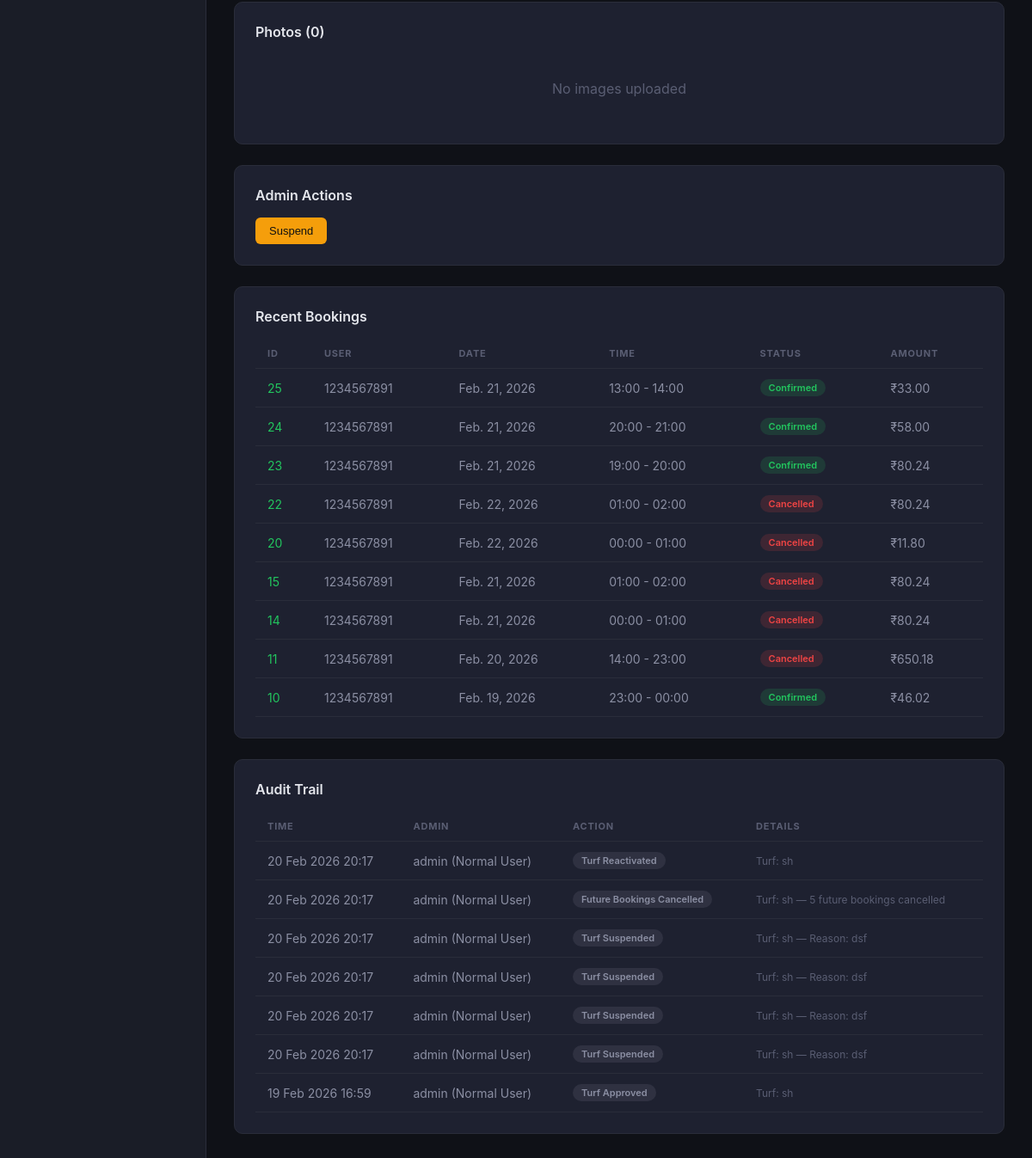
Page /truff-admin/turfs/7/ (signed in, lower part) on the earlier database version.
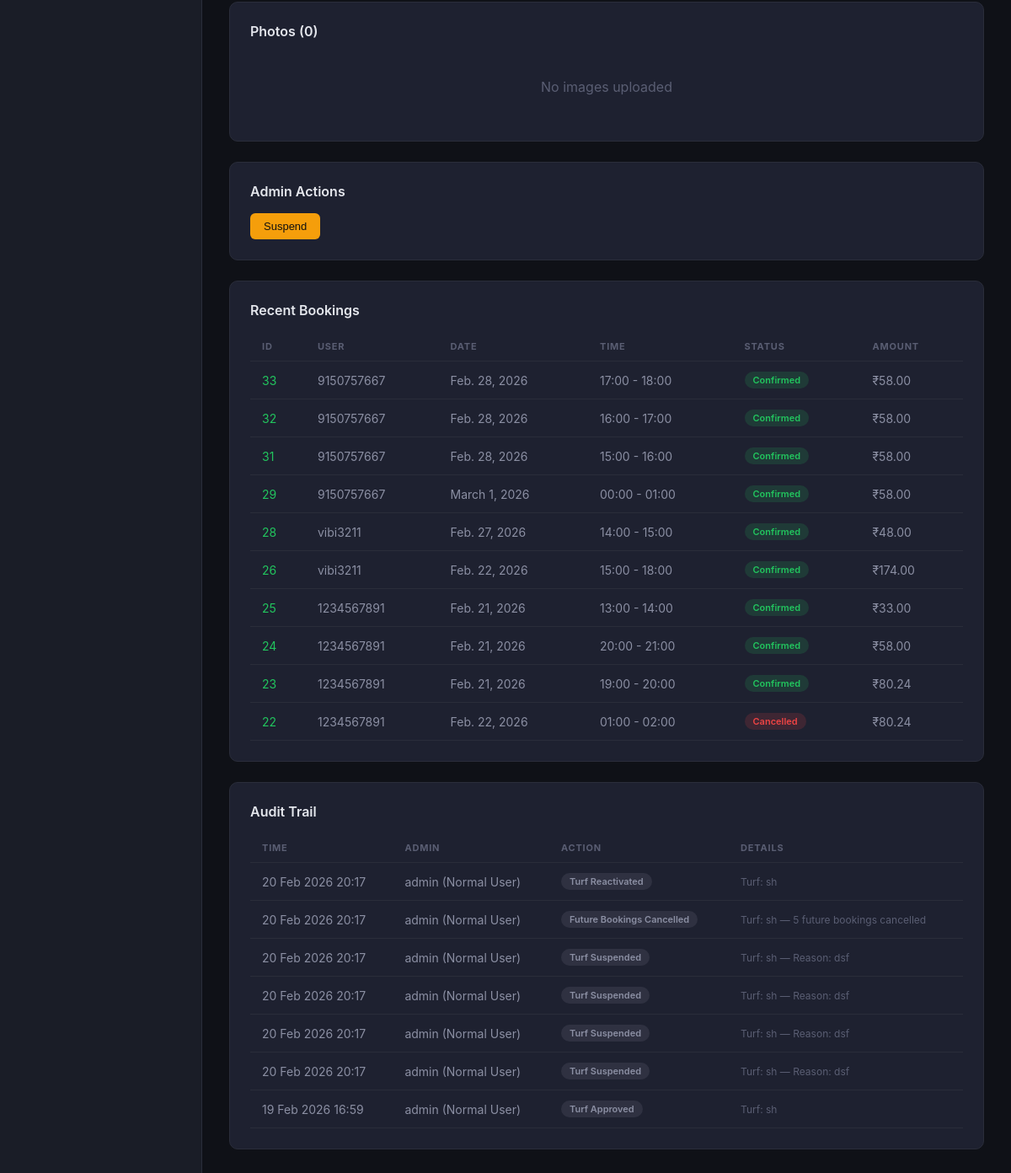
Same page on the later database version.
### bookings/models.py (models this page shows, shortened)
class Booking(models.Model):
    user = models.ForeignKey(
        settings.AUTH_USER_MODEL,
        on_delete=models.CASCADE,
        related_name='bookings',
    )
    turf = models.ForeignKey(
        'turfs.Turf',
        on_delete=models.CASCADE,
        related_name='bookings',
    )
    preview = models.ForeignKey(
        BookingPreview,
        on_delete=models.SET_NULL,
        null=True, blank=True,
        related_name='booking',
    )
    booking_date = models.DateField()
    start_time = models.TimeField()
    end_time = models.TimeField()
    selected_slots = models.JSONField(null=True, blank=True)
    price_per_hour = models.DecimalField(max_digits=10, decimal_places=2, default=Decimal('0.00'))
    total_price = models.DecimalField(max_digits=10, decimal_places=2, default=Decimal('0.00'))
    discount = models.DecimalField(max_digits=10, decimal_places=2, default=Decimal('0.00'))
    final_price = models.DecimalField(max_digits=10, decimal_places=2, default=Decimal('0.00'))
    gst_amount = models.DecimalField(max_digits=10, decimal_places=2, default=Decimal('0.00'))
    commission = models.DecimalField(max_digits=10, decimal_places=2, default=Decimal('0.00'))
    gst_on_commission = models.DecimalField(max_digits=10, decimal_places=2, default=Decimal('0.00'))
    commission_percent = models.DecimalField(max_digits=5, decimal_places=2, default=Decimal('5.00'))
    platform_fee = models.DecimalField(max_digits=10, decimal_places=2, default=Decimal('0.00'))
    gst_on_platform_fee = models.DecimalField(max_digits=10, decimal_places=2, default=Decimal('0.00'))
    platform_revenue = models.DecimalField(max_digits=10, decimal_places=2, default=Decimal('0.00'))
    owner_payout = models.DecimalField(max_digits=10, decimal_places=2, default=Decimal('0.00'))
    payout_status = models.CharField(
        max_length=20,
        choices=PayoutStatus.choices,
        default=PayoutStatus.PENDING,
    )
    is_redeemed = models.BooleanField(default=False)
    credits_used = models.PositiveIntegerField(default=0)
    is_first_booking = models.BooleanField(default=False)
    idempotency_key = models.UUIDField(unique=True, null=True, blank=True)
    booking_status = models.CharField(
        max_length=20,
        choices=BookingStatus.choices,
        default=BookingStatus.PENDING,
    )
    payment_status = models.CharField(
        max_length=20,
        choices=PaymentStatus.choices,
        default=PaymentStatus.PENDING,
    )
    razorpay_order_id = models.CharField(max_length=100, null=True, blank=True, db_index=True)
    razorpay_payment_id = models.CharField(max_length=100, null=True, blank=True)
    razorpay_signature = models.CharField(max_length=200, null=True, blank=True)
    notes = models.TextField(blank=True, null=True)
    cancelled_reason = models.TextField(blank=True, null=True)
    cancelled_at = models.DateTimeField(blank=True, null=True)
    cancelled_by_admin = models.BooleanField(default=False)
    created_at = models.DateTimeField(auto_now_add=True)
    updated_at = models.DateTimeField(auto_now=True)
    class Meta:
        ordering = ['-created_at']
        indexes = [
            models.Index(fields=['user', 'booking_date']),
            models.Index(fields=['turf', 'booking_date']),
            models.Index(fields=['booking_status']),
            models.Index(fields=['idempotency_key']),
        ]

### users/models.py (models this page shows, shortened)
class CustomUser(AbstractUser):
    class UserRole(models.TextChoices):
        USER = 'user', 'Normal User'
        TURF_OWNER = 'turf_owner', 'Turf Owner'
        PLATFORM_ADMIN = 'admin', 'Platform Admin'
    phone_number = models.CharField(max_length=15, blank=True, null=True)
    role = models.CharField(max_length=20, choices=UserRole.choices, default=UserRole.USER)
    profile_picture = models.ImageField(upload_to='profile_pictures/', blank=True, null=True)
    bio = models.TextField(blank=True, null=True)
    is_verified = models.BooleanField(default=False)
    is_phone_verified = models.BooleanField(default=False)
    referral_code = models.CharField(max_length=10, unique=True, null=True, blank=True)
    referred_by = models.ForeignKey(
        'self', null=True, blank=True, on_delete=models.SET_NULL, related_name='referrals'
    )
    referral_click_count = models.IntegerField(default=0)
    referral_install_count = models.IntegerField(default=0)
    referral_cashback_earned = models.DecimalField(max_digits=10, decimal_places=2, default=0)
    total_referrals = models.IntegerField(default=0)
    qualified_referrals = models.IntegerField(default=0)
    wallet_balance = models.DecimalField(max_digits=10, decimal_places=2, default=0)
    referred_by_owner = models.ForeignKey(
        'TurfOwner', null=True, blank=True, on_delete=models.SET_NULL,
        related_name='referred_users',
    )
    total_bookings = models.PositiveIntegerField(default=0)
    total_credits = models.PositiveIntegerField(default=0)
    used_credits = models.PositiveIntegerField(default=0)
    first_booking_completed = models.BooleanField(default=False)
    created_at = models.DateTimeField(auto_now_add=True)
    updated_at = models.DateTimeField(auto_now=True)
    class Meta:
        ordering = ['-created_at']

### truff_admin_panel/models.py (models this page shows, shortened)
class AdminAuditLog(models.Model):
    actor = models.ForeignKey(
        settings.AUTH_USER_MODEL,
        on_delete=models.SET_NULL,
        null=True, blank=True,
        related_name='truff_audit_logs',
    )
    actor_name = models.CharField(max_length=150, blank=True, default='')
    action = models.CharField(max_length=100, db_index=True)
    target_model = models.CharField(max_length=100, db_index=True)
    target_id = models.IntegerField(default=0, db_index=True)
    details = models.JSONField(default=dict, blank=True)
    ip_address = models.GenericIPAddressField(null=True, blank=True)
    created_at = models.DateTimeField(auto_now_add=True, db_index=True)
    class Meta:
        ordering = ['-created_at']
        verbose_name = 'Admin Audit Log'
        verbose_name_plural = 'Admin Audit Logs'
        indexes = [
            models.Index(fields=['action', 'created_at']),
            models.Index(fields=['target_model', 'target_id']),
        ]

### truff_admin_panel/views.py (the view)
# urls.py: path('turfs/<int:turf_id>/', views.TurfDetailView.as_view(), name='turf_detail'),
class TurfDetailView(TruffAdminRequiredMixin, View):
    def get(self, request, turf_id):
        turf = get_object_or_404(
            Turf.objects.select_related('owner', 'approved_by').prefetch_related('sports', 'amenities'),
            pk=turf_id,
        )
        images = turf.images.all()
        sports = turf.sports.all()
        amenities = turf.amenities.all()
        audit = AdminAuditLog.objects.filter(
            target_model='Turf', target_id=turf_id
        ).order_by('-created_at')[:20]
        bookings = Booking.objects.filter(turf=turf).select_related('user').order_by('-created_at')[:10]
        future_bookings_count = Booking.objects.filter(
            turf=turf,
            booking_date__gte=timezone.localdate(),
            booking_status=BookingStatus.CONFIRMED,
        ).count()
        return render(request, 'truff_admin/turf_detail.html', {
            'turf': turf,
            'images': images,
            'sports': sports,
            'amenities': amenities,
            'audit_logs': audit,
            'recent_bookings': bookings,
            'future_bookings_count': future_bookings_count,
        })

### truff_admin_panel/context_processors.py (called while the page is built)
def pending_turf_count(request):
    if not request.user.is_authenticated:
        return {}
    if not (request.user.is_staff or request.user.groups.filter(name='Truff Admin').exists()):
        return {}
    try:
        return {'pending_turf_count': Turf.objects.filter(status=TurfStatus.PENDING).count()}
    except Exception:
        return {'pending_turf_count': 0}

### truff_admin_panel/mixins.py (called while the page is built)
    def test_func(self):
        user = self.request.user
        if not user.is_authenticated:
            return False
        return user.is_staff or user.groups.filter(name='Truff Admin').exists()

### truff_admin_panel/templatetags/truff_tags.py (called while the page is built)
@register.filter
def status_badge(status):
    mapping = {
        'approved': 'badge-success',
        'active': 'badge-success',
        'confirmed': 'badge-success',
        'completed': 'badge-success',
        'paid': 'badge-success',
        'pending': 'badge-warning',
        'processing': 'badge-warning',
        'rejected': 'badge-danger',
        'cancelled': 'badge-danger',
        'failed': 'badge-danger',
        'suspended': 'badge-danger',
    }
    return mapping.get(str(status).lower(), 'badge-secondary')

### truff_admin_panel/templates/truff_admin/turf_detail.html (shortened to what this page needs)
{% extends "truff_admin/base.html" %}
{% load truff_tags %}
{% block content %}
<div class="panel">
    <div class="panel-title">Photos ({{ images|length }})</div>
    {% if images %}
    <div style="display:grid;grid-template-columns:repeat(auto-fill,minmax(200px,1fr));gap:12px;">
        {% for img in images %}
        <div style="position:relative;">
            <img src="{{ img.image.url }}" alt="{{ img.caption|default:turf.name }}"
                onclick="openLightbox('{{ img.image.url }}')"
                style="width:100%;height:160px;object-fit:cover;border-radius:8px;border:1px solid var(--border);cursor:pointer;">
            {% if img.is_cover %}
            <span
                style="position:absolute;top:8px;left:8px;background:var(--primary);color:#fff;padding:2px 10px;border-radius:4px;font-size:11px;font-weight:600;">COVER</span>
            {% endif %}
            {% if img.caption %}
            <div style="font-size:11px;color:var(--text-muted);margin-top:4px;">{{ img.caption }}</div>
            {% endif %}
        </div>
        {% endfor %}
    </div>
    {% else %}
    <div style="text-align:center;color:var(--text-muted);padding:30px 0;">No images uploaded</div>
    {% endif %}
</div>
<div class="panel">
    <div class="panel-title">Admin Actions</div>
    <div style="display:flex;gap:10px;flex-wrap:wrap;">
        {% if turf.status == 'approved' %}
        <button class="btn btn-warning" onclick="showModal('suspend')">Suspend</button>
        {% endif %}
    </div>
</div>
<div class="panel">
    <div class="panel-title">Recent Bookings</div>
    <table class="data-table">
        <thead>
            <tr>
                <th>ID</th>
                <th>User</th>
                <th>Date</th>
                <th>Time</th>
                <th>Status</th>
                <th>Amount</th>
            </tr>
        </thead>
        <tbody>
            {% for b in recent_bookings %}
            <tr>
                <td><a href="/truff-admin/bookings/{{ b.id }}/">{{ b.id }}</a></td>
                <td>{{ b.user.username }}</td>
                <td>{{ b.booking_date }}</td>
                <td>{{ b.start_time|time:"H:i" }} - {{ b.end_time|time:"H:i" }}</td>
                <td><span class="badge {{ b.booking_status|status_badge }}">{{ b.booking_status }}</span></td>
                <td>&#8377;{{ b.final_price }}</td>
            </tr>
            {% empty %}
            <tr>
                <td colspan="6" style="text-align:center;color:var(--text-muted);">No bookings</td>
            </tr>
            {% endfor %}
        </tbody>
    </table>
</div>
<div class="panel">
    <div class="panel-title">Audit Trail</div>
    <table class="data-table">
        <thead>
            <tr>
                <th>Time</th>
                <th>Admin</th>
                <th>Action</th>
                <th>Details</th>
            </tr>
        </thead>
        <tbody>
            {% for log in audit_logs %}
            <tr>
                <td>{{ log.created_at|date:"d M Y H:i" }}</td>
                <td>{{ log.actor_name }}</td>
                <td><span class="badge badge-secondary">{{ log.action|format_action }}</span></td>
                <td style="font-size:12px;color:var(--text-muted);">{{ log.details|format_audit_details }}</td>
            </tr>
            {% empty %}
            <tr>
                <td colspan="4" style="text-align:center;color:var(--text-muted);">No audit entries</td>
            </tr>
            {% endfor %}
        </tbody>
    </table>
</div>
{% endblock %}

Differences in the rows shown:
no longer on this page (row unchanged): Booking: id "20", user.username "1234567891", booking_date "Feb. 22, 2026", start_time "00:00", end_time "01:00", booking_status "Cancelled", final_price "11.80"
no longer on this page (row unchanged): Booking: id "15", user.username "1234567891", booking_date "Feb. 21, 2026", start_time "01:00", end_time "02:00", booking_status "Cancelled", final_price "80.24"
no longer on this page (row unchanged): Booking: id "14", user.username "1234567891", booking_date "Feb. 21, 2026", start_time "00:00", end_time "01:00", booking_status "Cancelled", final_price "80.24"
no longer on this page (row unchanged): Booking: id "11", user.username "1234567891", booking_date "Feb. 20, 2026", start_time "14:00", end_time "23:00", booking_status "Cancelled", final_price "650.18"
no longer on this page (row unchanged): Booking: id "10", user.username "1234567891", booking_date "Feb. 19, 2026", start_time "23:00", end_time "00:00", booking_status "Confirmed", final_price "46.02"
added Booking: id "33", user.username "9150757667", booking_date "Feb. 28, 2026", start_time "17:00", end_time "18:00", booking_status "Confirmed", final_price "58.00"
added Booking: id "32", user.username "9150757667", booking_date "Feb. 28, 2026", start_time "16:00", end_time "17:00", booking_status "Confirmed", final_price "58.00"
added Booking: id "31", user.username "9150757667", booking_date "Feb. 28, 2026", start_time "15:00", end_time "16:00", booking_status "Confirmed", final_price "58.00"
added Booking: id "29", user.username "9150757667", booking_date "March 1, 2026", start_time "00:00", end_time "01:00", booking_status "Confirmed", final_price "58.00"
added Booking: id "28", user.username "vibi3211", booking_date "Feb. 27, 2026", start_time "14:00", end_time "15:00", booking_status "Confirmed", final_price "48.00"
added Booking: id "26", user.username "vibi3211", booking_date "Feb. 22, 2026", start_time "15:00", end_time "18:00", booking_status "Confirmed", final_price "174.00"
